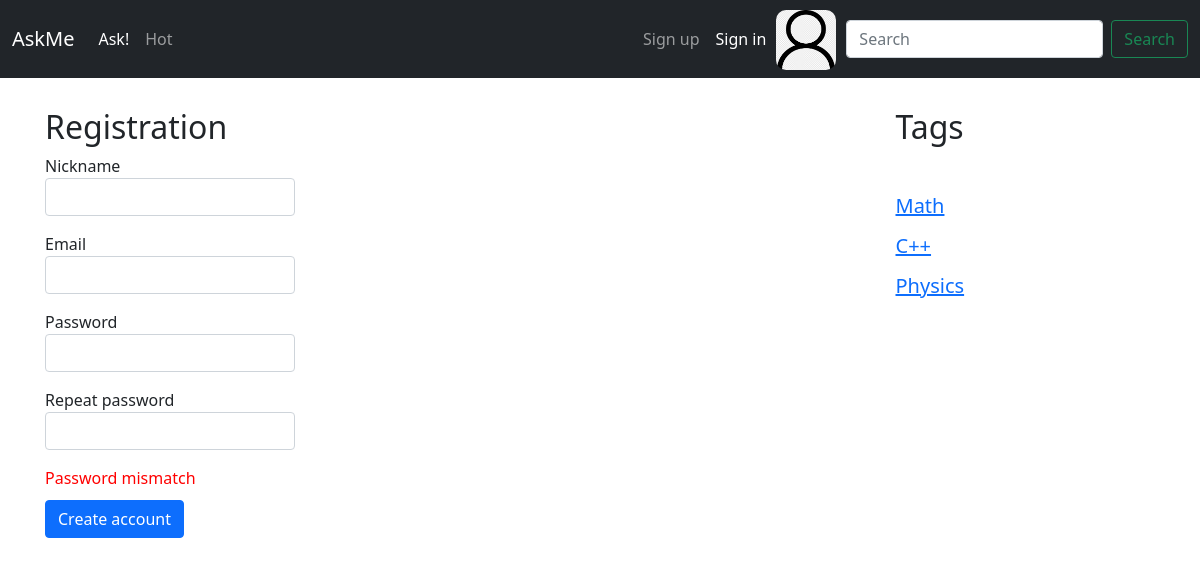
The app's page /reg/ with its own data.
### app/models.py (models this page shows, shortened)
class Tag(models.Model):
    objects = TagManager()
    title = models.CharField(max_length=50, verbose_name="Tag")

### app/views.py (the view)
# urls.py: path('reg/', views.reg, name = 'reg'),
def reg(request):
    tags = Tag.objects.all().values()
    return render(request, "reg.html", {"tags": tags})

### templates/reg.html
{% extends "inc/base.html" %}
{% load static %}
{% block content %}
    <h2 class="mt-5">Registration</h2>
    <form>
        <div class="mb-3">
            <div class="input">
                <label for="exampleInputEmail1" class="question-title">Nickname</label>
                <input type="email" class="form-control" id="Question title" aria-describedby="emailHelp">
            </div>
        </div>
        <div class="mb-3">
            <div class="input">
                <label for="exampleInputEmail1" class="question-title">Email</label>
                <input type="email" class="form-control" id="Question title" aria-describedby="emailHelp">
            </div>
        </div>
        <div class="mb-3">
            <div class="input">
                <label for="exampleInputEmail1" class="question-title">Password</label>
                <input type="email" class="form-control" id="Question title" aria-describedby="emailHelp">
            </div>
        </div>
        <div class="mb-3">
            <div class="input">
                <label for="exampleInputEmail1" class="question-title">Repeat password</label>
                <input type="email" class="form-control" id="Question title" aria-describedby="emailHelp">
            </div>
        </div>
        <div class="error">
            Password mismatch
        </div>
        <button type="submit" class="btn btn-primary">Create account</button>
    </form>
{% endblock %}

### templates/inc/tags.html
{% load static %}
<div class="col-3">
    <div class="mt-3">
        <h5><a href="{% url 'question_tag' tag.title %}">{{ tag.title }}</a></h5>
    </div>
</div>

### static/css/main.css (style rules this page uses)
.error { color: red; padding: 0 0 10px 0px; }
.input { width: 250px; }

### records on screen
Tag: title "Math"
Tag: title "C++"
Tag: title "Physics"
